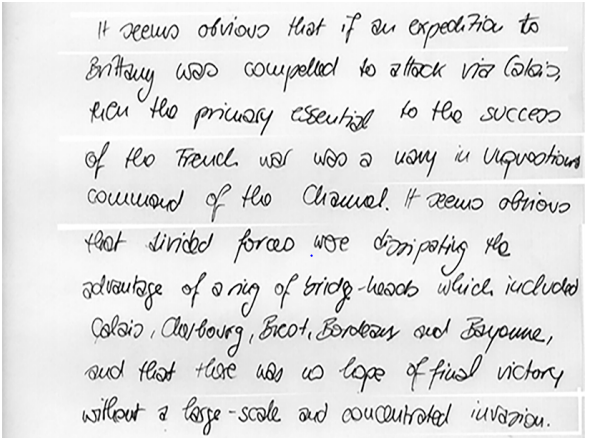
#> input picture images/new.PNG, 593 x 438 px
$ jupyter execute 2indv_lines.ipynb   (shell and % lines are left out)
#> lines starting #> are read from the running program, lines starting #| are printed output that depends on the picture; after the words box and inside, x2 and y2 are one past the last pixel; in counts of white or black regions, pixels touching at a corner belong together; long printed decimals are rounded
#> further down, image is the input picture: shape (438, 593, 3); mean B, G, R 225, 225, 225
[cell 1]
#https://www.pyimagesearch.com/2017/02/20/text-skew-correction-opencv-python/
import numpy as np
import cv2
import math
import matplotlib.pyplot as plt

[cell 2]
# Functions to print the images
def myImPrt(img):
    tmp_img = cv2.cvtColor(img,cv2.COLOR_BGR2RGB)
    plt.imshow(tmp_img)

def myBWImPrt(img):
    plt.imshow(img,cmap='gray')

[cell 3]
def bilateralFilter(image, d, sig):
#> called with d = 5, sig = 50
    image = cv2.bilateralFilter(image, d, sig, sig)
    return image

def threshold(image, t):
#> called with t = 127
    image = cv2.cvtColor(image, cv2.COLOR_BGR2GRAY)
#> image: shape (438, 593)
    ret, image = cv2.threshold(image, t, 255, cv2.THRESH_BINARY_INV)
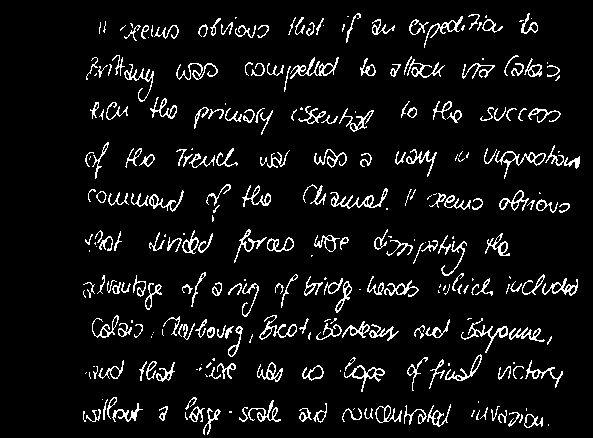
#> image: shape (438, 593); 6.9% white in thin lines or dots, all inside (x1, y1, x2, y2) = (83, 13, 580, 435)
#> ret = 127
#     ret, image = cv2.threshold(image, t, 255, cv2.THRESH_BINARY)
    return image

[cell 4]
image = cv2.imread('images/new.PNG')
# cv2.imshow('image',image)
myImPrt(image)

[cell 5]
TOP_MARGIN = 0.0
LETTER_SIZE = 0.00001
LINE_SPACING = 0.0

[cell 6]
''' function to calculate horizontal projection of the image pixel rows and return it '''
def horizontalProjection(img):
    # Return a list containing the sum of the pixels in each row
    (h, w) = img.shape[:2]
#> h = 438; w = 593
    sumRows = []
    for j in range(h):
        row = img[j:j+1, 0:w] # y1:y2, x1:x2
        sumRows.append(np.sum(row))
#> after the loop, sumRows = 438 values, max 39270 at index 334, min 0 at index 0, mean 10509.1
    return sumRows

[cell 7]
img = image.copy()

[cell 8]
filtered = bilateralFilter(img, 5, 50)

thresh = threshold(filtered, 127)

# extract a python list containing values of the horizontal projection of the image into 'hp'
hpList = horizontalProjection(thresh)
#> hpList has the same summary as sumRows in horizontalProjection

# Extracting 'Top Margin' feature.
topMarginCount = 0
for sum in hpList:
    # sum can be strictly 0 as well.
    if(sum<=255):
        topMarginCount += 1
    else:
        break
#> this loop made 14 passes
#> sum on passes 2 to 13: 0, 0, 0, 0, 0, 0, 0, 0, 0, 0, 0, 0
#> after the loop, topMarginCount = 13

[cell 9]
plt.imshow(thresh,cmap='gray')

[cell 10]
lineTop = 0
lineBottom = 0
spaceTop = 0
spaceBottom = 0
setLineTop = True
setSpaceTop = True
includeNextSpace = True
space_zero = [] # stores the amount of space between lines
lines = [] # a 2D list storing the vertical start index and end index of each contour

[cell 11]
# FIRST we extract the straightened contours from the image by looking at occurance of 0's in the horizontal projection.
# we are scanning the whole horizontal projection now
for i, sum in enumerate(hpList):
    # sum being 0 means blank space
    if(sum<3000):
        if(setSpaceTop):
            spaceTop = i;
            setSpaceTop = False # spaceTop will be set once for each start of a space between lines
        spaceBottom = i+1;

        if(i<len(hpList)-1): # this condition is necessary to avoid array index out of bound error
            if(hpList[i+1]<3000): # if the next horizontal projectin is 0, keep on counting, it's still in blank space
                continue
        # we are using this condition if the previous contour is very thin and possibly not a line
        if(includeNextSpace):
            space_zero.append(spaceBottom-spaceTop)
        else:
            if (len(space_zero)==0):
                previous = 0
            else:
                previous = space_zero.pop()
            space_zero.append(previous + spaceBottom-lineTop)
        setSpaceTop = True # next time we encounter 0, it's begining of another space so we set new spaceTop

    # sum greater than 0 means contour
    if(sum>3000):
        if(setLineTop):
            lineTop = i
            setLineTop = False # lineTop will be set once for each start of a new line/contour
        lineBottom = i+1

        if(i<len(hpList)-1): # this condition is necessary to avoid array index out of bound error
            if(hpList[i+1]>3000): # if the next horizontal projectin is > 0, keep on counting, it's still in contour
                continue

            # if the line/contour is too thin <10 pixels (arbitrary) in height, we ignore it.
            # Also, we add the space following this and this contour itself to the previous space to form a bigger space: spaceBottom-lineTop.
            if(lineBottom-lineTop<20):
                includeNextSpace = False
                setLineTop = True # next time we encounter value > 0, it's begining of another line/contour so we set new lineTop
                continue
        includeNextSpace = True # the line/contour is accepted, new space following it will be accepted

        # append the top and bottom horizontal indices of the line/contour in 'lines'
        lines.append([lineTop, lineBottom])
        setLineTop = True # next time we encounter value > 0, it's begining of another line/contour so we set new lineTop
#> this loop made 438 passes
#> (sum, lineTop, setLineTop) on passes 15, 58: (4080, 14, False), (3825, 57, False)
#> (sum, includeNextSpace, setLineTop) on pass 39: (3060, True, True)
#> after the loop, lineTop = 401; lines = [[14, 39], [57, 80], [101, 125], [148, 168], [185, 212], [231, 256], [273, 301], [315, 342], [358, 382], [401, 427]]; spaceTop = 427; space_zero = [14, 18, 21, 23, 17, 19, 17, 14, 16, 19, 11]

[cell 12]
# Printing the values we found so far.
for i, line in enumerate(lines):
    print()
    print (i)
    print (line[0])
    print (line[1])
    print (len(hpList[line[0]:line[1]]))
    print (hpList[line[0]:line[1]])
#> this loop made 10 passes
#> (printed output is left out)

[cell 13]
for i, line in enumerate(lines):
    cv2.imshow("line "+str(i), img[line[0]:line[1], : ])
#> this loop made 10 passes
#> pass 1, `cv2.imshow("line "+str(i), img[line[0]:line[1], : ])`:
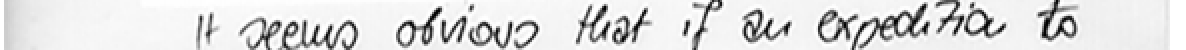
#> window 'line 0': shape (25, 593, 3) (shown 2 times larger); min 0, max 255, mean 221.2
#> pass 2, `cv2.imshow("line "+str(i), img[line[0]:line[1], : ])`:
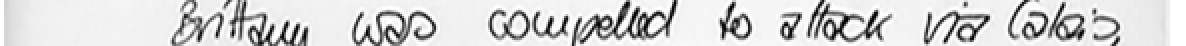
#> window 'line 1': shape (23, 593, 3) (shown 2 times larger); min 0, max 255, mean 212.8
cv2.waitKey(0)
#> Out = 27

[cell 14]
# LINE SPACING and LETTER SIZE will be extracted here
# We will count the total number of pixel rows containing upper and lower zones of the lines
# and add the space_zero/runs of 0's(excluding first and last of the list ) to it.
# We will count the total number of pixel rows containing midzones of the lines for letter size.
# For this, we set an arbitrary (yet suitable!) threshold THRESHOLD = 15000 in
# horizontal projection to identify the midzone containing rows.
# These two total numbers will be divided by number of lines (having at least one row>THRESHOLD)
# to find average line spacing and average letter size.
THRESHOLD = 15000
new_space_row_count = 0
total_row_count = 0
total_lines_count = 0
flag = False
for i, line in enumerate(lines):
    segment = hpList[line[0]:line[1]]
    for j, sum in enumerate(segment):
        if(sum<THRESHOLD):
            new_space_row_count += 1
        else:
            total_row_count += 1
            flag = True

    # This line has contributed at least one count of pixel row of midzone
    if(flag):
        total_lines_count += 1
        flag = False
#> this loop made 10 passes
#> after the loop, new_space_row_count = 117; total_lines_count = 10; total_row_count = 132

[cell 15]
# error prevention
if(total_lines_count == 0): total_lines_count = 1

total_space_row_count = new_space_row_count + np.sum(space_zero[1:-1]) #excluding first and last entries: Top and Bottom margins
#> total_space_row_count = 281
# the number of spaces is 1 less than number of lines but total_space_row_count contains the top and bottom spaces of the line
average_line_spacing = float(total_space_row_count) / total_lines_count
#> average_line_spacing = 28.1
average_letter_size = float(total_row_count) / total_lines_count
#> average_letter_size = 13.2
# letter size is actually height of the letter and we are not considering width
LETTER_SIZE = average_letter_size
#> LETTER_SIZE = 13.2
# error prevention
if(average_letter_size == 0): average_letter_size = 1
# We can't just take the average_line_spacing as a feature directly. We must take the average_line_spacing relative to average_letter_size.
# Let's take the ratio of average_line_spacing to average_letter_size as the LINE SPACING, which is perspective to average_letter_size.
relative_line_spacing = average_line_spacing / average_letter_size
#> relative_line_spacing = 2.13
LINE_SPACING = relative_line_spacing
#> LINE_SPACING = 2.13

# Top marging is also taken relative to average letter size of the handwritting
# relative_top_margin = float(topMarginCount) / average_letter_size
# TOP_MARGIN = relative_top_margin

[cell 16]
print(space_zero)
#| [14, 18, 21, 23, 17, 19, 17, 14, 16, 19, 11]
print(lines)
#| [[14, 39], [57, 80], [101, 125], [148, 168], [185, 212], [231, 256], [273, 301], [315, 342], [358, 382], [401, 427]]
print(total_row_count)
#| 132
print(total_space_row_count)
#| 281
print(len(hpList))
#| 438
print(total_lines_count)
#| 10
print(i)
#| 9
print("Average Line Spacing: "+ str(average_line_spacing))
#| Average Line Spacing: 28.1
print ("Average letter size: "+ str(average_letter_size))
#| Average letter size: 13.2
# print ("Top margin relative to average letter size: "+str(relative_top_margin))
print("Average line spacing relative to \naverage letter size: "+str(relative_line_spacing))
#| Average line spacing relative to
#| average letter size: 2.129

$ run again, with images/Capture.PNG copied over images/new.PNG
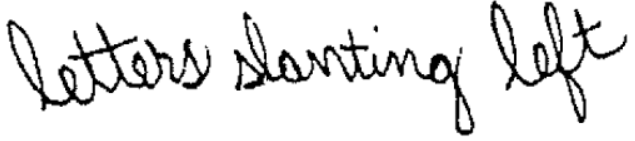
#> input picture images/Capture.PNG, 635 x 141 px
#> image is the input picture: shape (141, 635, 3); min 0, max 255, mean 229
#> in threshold, `ret, image = cv2.threshold(image, t, 255, cv2.THRESH_BINARY_INV)`:
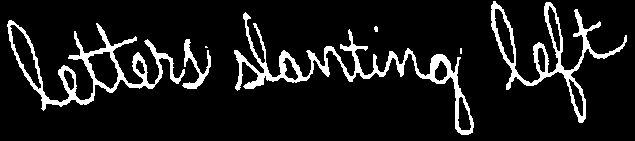
#> image: shape (141, 635); 10.1% white; 7 white regions (2 under 20 px), largest, box (x1, y1, x2, y2) and area: (234, 12, 474, 135) 3383, (7, 20, 185, 111) 2794, (491, 1, 627, 123) 2411, (182, 39, 211, 89) 436, (374, 26, 378, 32) 20
#> ret = 127
#> after the loop in horizontalProjection, `for j in range(h):`: sumRows = 141 values, max 49215 at index 57, min 0 at index 0, mean 16386.9
#> hpList has the same summary as sumRows in horizontalProjection
#> the loop `for sum in hpList:` made 2 passes
#> topMarginCount on pass 1: 1
#> after the loop `for sum in hpList:`: topMarginCount = 1
#> the loop `for i, sum in enumerate(hpList):` made 141 passes
#> (sum, spaceTop, setSpaceTop) on pass 1: (0, 0, False)
#> after the loop `for i, sum in enumerate(hpList):`: lineTop = 130; lines = [[4, 123]]; spaceTop = 133; space_zero = [4, 18]
#> the loop `for i, line in enumerate(lines):` made 1 pass
#> (printed output is left out)
#> the loop `for i, line in enumerate(lines):` made 1 pass
#> pass 1, `cv2.imshow("line "+str(i), img[line[0]:line[1], : ])`:
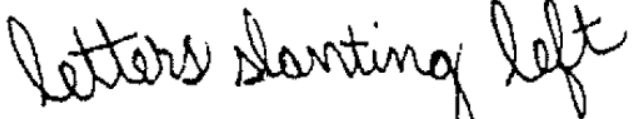
#> window 'line 0': shape (119, 635, 3); min 0, max 255, mean 224.6
#> Out = 27
#> the loop `for i, line in enumerate(lines):` made 1 pass
#> (line, total_lines_count, flag) on pass 1: ([4, 123], 1, False)
#> after the loop `for i, line in enumerate(lines):`: new_space_row_count = 69; total_lines_count = 1; total_row_count = 50
#> total_space_row_count = 69
#> average_letter_size = 50
#> relative_line_spacing = 1.38
#| [4, 18]
#| [[4, 123]]
#| 50
#| 69.0
#| 141
#| 1
#| 0
#| Average Line Spacing: 69.0
#| Average letter size: 50.0
#| Average line spacing relative to
#| average letter size: 1.38

$ run again, with images/op1.PNG copied over images/new.PNG
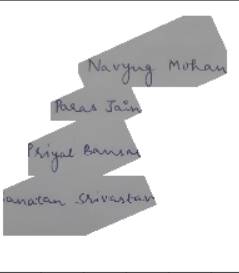
#> input picture images/op1.PNG, 239 x 273 px
#> image is the input picture: shape (273, 239, 3); mean B, G, R 216.7, 216, 216
#> in threshold, `ret, image = cv2.threshold(image, t, 255, cv2.THRESH_BINARY_INV)`:
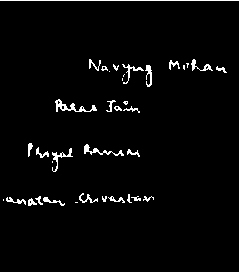
#> image: shape (273, 239); 3.1% white in thin lines or dots
#> ret = 127
#> after the loop in horizontalProjection, `for j in range(h):`: sumRows = 273 values, max 60945 at index 0, min 0 at index 1, mean 1892.4
#> hpList has the same summary as sumRows in horizontalProjection
#> the loop `for sum in hpList:` made 1 pass
#> sum on pass 1: 60945
#> after the loop `for sum in hpList:`: topMarginCount = 0
#> the loop `for i, sum in enumerate(hpList):` made 273 passes
#> (sum, lineTop, setLineTop, includeNextSpace) on pass 1: (60945, 0, True, False)
#> after the loop `for i, sum in enumerate(hpList):`: lineTop = 272; lines = [[272, 273]]; spaceTop = 205; space_zero = [272]
#> the loop `for i, line in enumerate(lines):` made 1 pass
#> (printed output is left out)
#> Out = 27
#> the loop `for i, line in enumerate(lines):` made 1 pass
#> (line, segment, total_lines_count, flag) on pass 1: ([272, 273], [60945], 1, False)
#> after the loop `for i, line in enumerate(lines):`: new_space_row_count = 0; total_lines_count = 1
#> total_space_row_count = 0
#> average_letter_size = 1
#> relative_line_spacing = 0
#| [272]
#| [[272, 273]]
#| 1
#| 0.0
#| 273
#| 1
#| 0
#| Average Line Spacing: 0.0
#| Average letter size: 1.0
#| Average line spacing relative to
#| average letter size: 0.0
